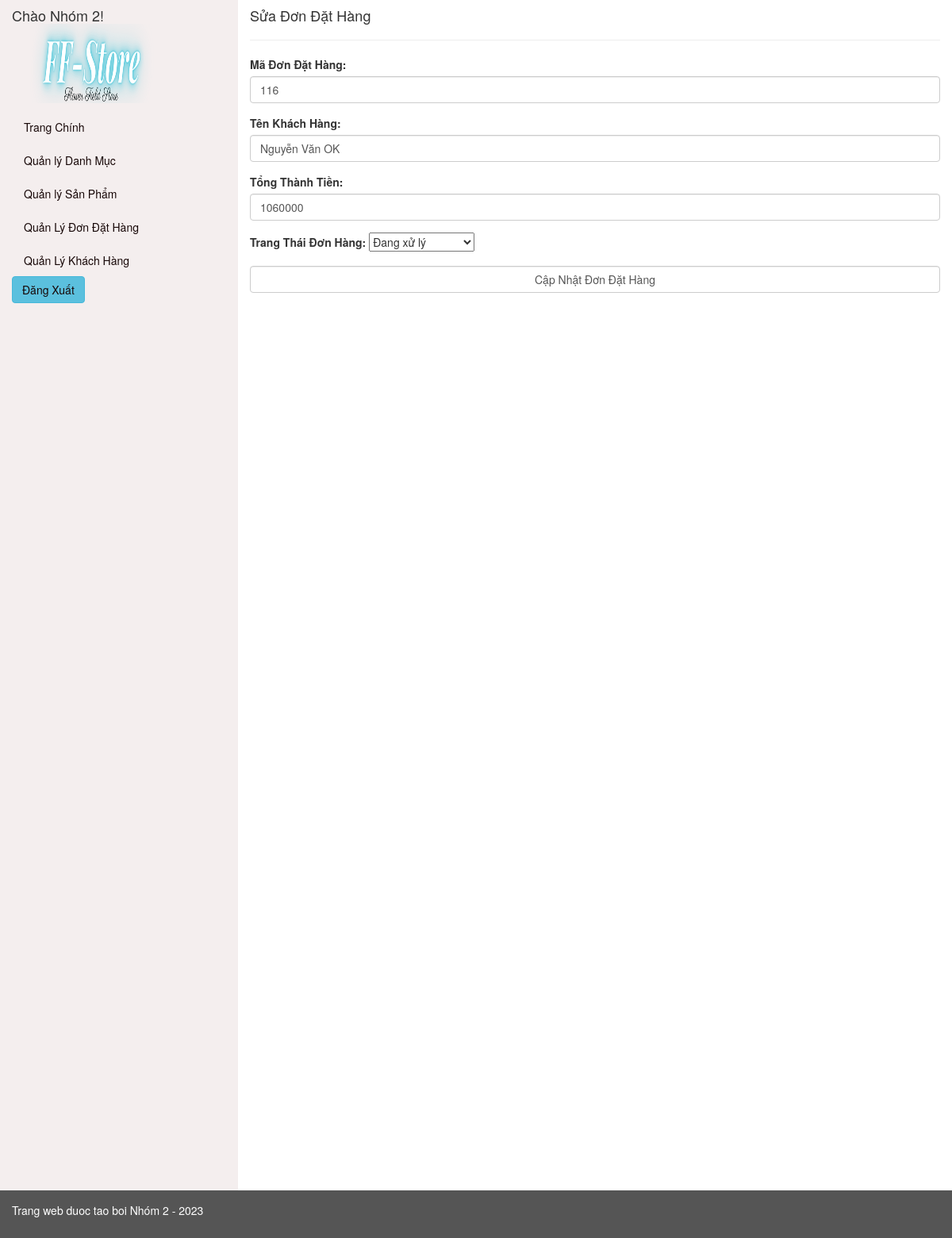
/admin/index.php?p=ordersua&&id=116, run on the app's committed database.
### tables this page shows
CREATE TABLE `dondathang` (
  `MaDDH` int(20) NOT NULL,
  `MaKH` int(20) DEFAULT NULL,
  `TenKH` varchar(20) DEFAULT NULL,
  `MaSP` int(20) DEFAULT NULL,
  `TongThanhTien` float DEFAULT NULL,
  `TrangThaiDonDatHang` varchar(20) DEFAULT 'Đang Xử Lý'
);

### admin/index.php (called while the page is built, shortened)
<?php
    include('../admin/theme.php')
?>

### admin/dondathang.php (called while the page is built, shortened)
<?php
include ('qluser.php');
include ('sanpham.php');
class dondathang {
    public static function layDDH($conn, $id) {
        $sql = "SELECT * FROM dondathang WHERE MaDDH = $id";
        $result = mysqli_query($conn, $sql);
        $ddh_obj = new dondathang();
        $row = mysqli_fetch_assoc($result);
        $ddh_obj->MaDDH = $row["MaDDH"];
        $ddh_obj->MaKH = khachhang :: layDanhSach($conn,$row["MaKH"]);
        $ddh_obj->TenKH = $row["TenKH"];
        $ddh_obj->MaSP = SanPham :: LayDSSanPham($conn,$row["MaSP"]);
        $ddh_obj->TongThanhTien = $row["TongThanhTien"];
        $ddh_obj->TrangThaiDonDatHang = $row["TrangThaiDonDatHang"];
        return $ddh_obj;
    }
  }
?>

### admin/qluser.php (called while the page is built, shortened)
<?php
    class khachhang {
        public static function layDanhSach($conn) {
            $Dskhachhang = array();
            $sql = "SELECT * FROM khachhang";
            $result = $conn->query($sql);
            if ($result->num_rows > 0) {
                while($row = $result->fetch_assoc()) {
                    $khachhang_obj = new khachhang();
                    $khachhang_obj->MaKH = $row["MaKH"];
                    $khachhang_obj->HoTenKH = $row["HoTenKH"];
                    $khachhang_obj->GioiTinh = $row["GioiTinh"];
                    $khachhang_obj->DiaChi = $row["DiaChi"];
                    $khachhang_obj->SDT = $row["SDT"];
                    $khachhang_obj->Email = $row["Email"];
                    $khachhang_obj->NgaySinh = $row["NgaySinh"];
                    $khachhang_obj->MatKhau=$row["MatKhau"];
                    $Dskhachhang[] = $khachhang_obj;
                }
            }
            return $Dskhachhang;
        }
    }
?>

### admin/sanpham.php (called while the page is built, shortened)
<?php
class SanPham {
    public static function LayDSSanPham($conn, $tim="") {
        $sql = "SELECT * FROM sanpham WHERE TenSP LIKE '%$tim%'";
        $result = $conn->query($sql);
        $sanPhamList = array();
        return $sanPhamList;
    }
  }
?>

### admin/dondathangsua.php (the view, shortened to what this page needs)
<?php
    include('dondathang.php');
    if(isset($_POST["TenKH"])){
        $data = new dondathang();
        $data->MaDDH = $_POST["MaDDH"];
        $data->TrangThaiDonDatHang = $_POST["TrangThaiDonDatHang"];
        $data->MaSP = $sanpham_obj->MaSP;
        $data->SuaDDH($conn,$baseUrl);
    }else{
        $id = ($_GET["id"]);
        $data = new dondathang();
        $data  =  $data->layDDH($conn,$id);
    }
?>
<form method="post">
    <div class="form-group">
        <label for="MaDDH">Mã Đơn Đặt Hàng: </label>
        <input type="text" class="form-control" id="MaDDH" name="MaDDH" value ='<?php echo $data->MaDDH ;?>'>
    </div>
    <div class="form-group">
        <label for="TenKH">Tên Khách Hàng: </label>
        <input type="text" class="form-control" id="TenKH" name="TenKH" value ='<?php echo $data->TenKH ;?>'>
    </div>
    <div class="form-group">
        <label for="TongThanhTien">Tổng Thành Tiền: </label>
        <input type="text" class="form-control" id="TongThanhTien" name="TongThanhTien" value ='<?php echo $data->TongThanhTien; ?>'>
    </div>
    <div class="form-group">
        <label >Trang Thái Đơn Hàng: </label>
        <select name="TrangThaiDonDatHang" id="TrangThaiDonDatHang">
            <option value="1">Đang xử lý</option>
        </select>
    </div>
    <div class="form-group">
        <input type="submit" class="form-control" value=" Cập Nhật Đơn Đặt Hàng "/>
    </div>
</form>

### data on the page
dondathang: MaDDH "116", TenKH "Nguyễn Văn OK", TongThanhTien "1060000"

### other printed values
$pages['trangchinh'][0] "Trang Chính"
$pages['danhmuc'][0] "Quản lý Danh Mục"
$pages['sp'][0] "Quản lý Sản Phẩm"
$pages['order'][0] "Quản Lý Đơn Đặt Hàng"
$pages['user'][0] "Quản Lý Khách Hàng"
$pages[$page][0] "Sửa Đơn Đặt Hàng"
